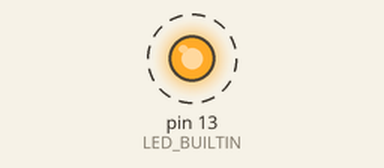
The sketch below on a simulated Arduino Uno, built with avr-gcc and run on an emulated ATmega328P. On the bench: output pins drawn as LEDs (lit = HIGH). Dashed ring = blinking. What the sketch prints to the serial monitor is not drawn.

Above: at 0.2 s.
Timing chart, 0 to 3.0 s (numbered marks = the images above):
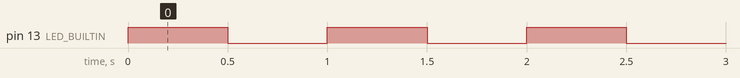

Measured:
- by itself, pin 13 (LED_BUILTIN): alternates HIGH for 0.50 s and LOW for 0.50 s

The sketch:

example.ino
```cpp
// Blink the built-in LED using the Arduino core for Raspberry Pi Pico 2 and print LED state messages to Serial at 115200 baud.
//
// Buy this module: https://shillehtek.com/products/raspberry-pi-pico-2-usb-c-presoldered-headers
// Full manual: https://shillehtek.com/blogs/shillehtek-product-manuals/raspberry-pi-pico-2-usb-c-presoldered-headers-manual
// More examples: https://github.com/shillehbean/shillehtek-examples
//

// Raspberry Pi Pico 2 - Arduino IDE Blink Example
// Install "Raspberry Pi Pico/RP2040/RP2350" board package by Earle Philhower
// Select: Tools > Board > Raspberry Pi Pico 2

void setup() {
  pinMode(LED_BUILTIN, OUTPUT);
  Serial.begin(115200);
}

void loop() {
  digitalWrite(LED_BUILTIN, HIGH);
  Serial.println("LED ON");
  delay(500);
  digitalWrite(LED_BUILTIN, LOW);
  Serial.println("LED OFF");
  delay(500);
}
```
